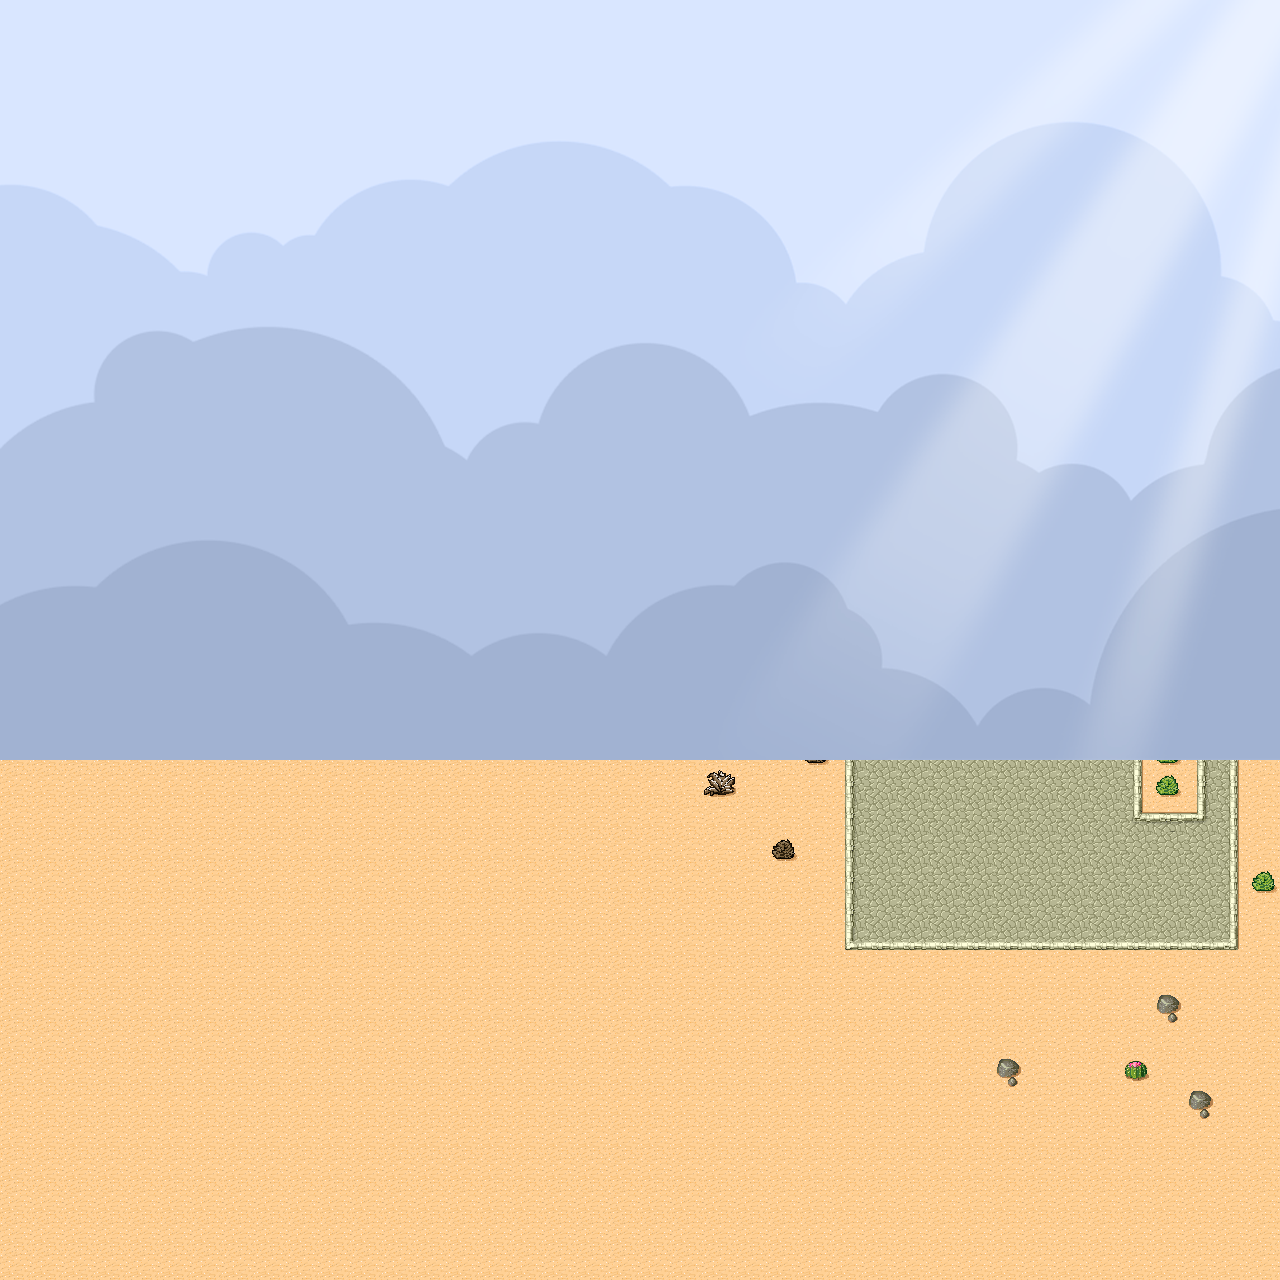

A 2D game scene composited from a Tiled map and its tileset images. What follows is a short description and the map's XML, with each tile layer's data collapsed to a summary:
An orthogonal 40x40 tile map with 32x32 px tiles, 1 tile layer (Ground), 1 image layer and 5 objects.

<map version="1.0" orientation="orthogonal" width="40" height="40" tilewidth="32" tileheight="32">
 <tileset firstgid="1" source="desert.tsx" />
 <layer name="Ground" width="40" height="40">
  <data>[1600 cells, 1600 non-empty, 40 distinct tile ids]</data>
 </layer>
 <imagelayer name="image_test" width="40" height="40">
  <image source="bg.png" />
 </imagelayer>
 <objectgroup name="objects" width="40" height="40">
  <object x="62" y="45" width="196" height="125" />
  <object x="300" y="241" width="180" height="78">
   <ellipse />
  </object>
  <object gid="46" x="340" y="107" />
  <object x="507" y="71">
   <polygon points="0,0 -67,98 71,148 150,29" />
  </object>
  <object x="82" y="394">
   <polyline points="0,0 16,-69 66,-29 77,-122 141,-43 176,-160 204,-121" />
  </object>
 </objectgroup>
</map>
